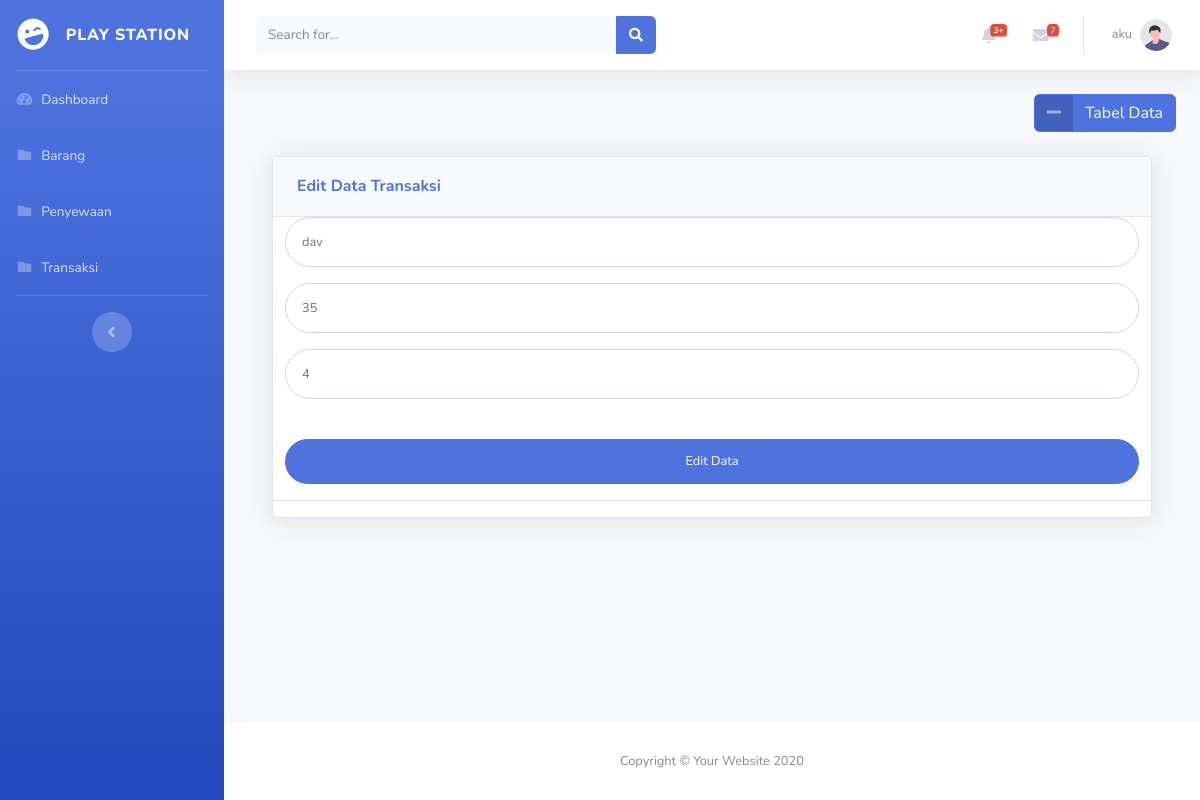
/views/edit_transaksi.php?id=14 (signed in), run on the app's committed database.
### tables this page shows
CREATE TABLE `transaksi` (
  `id` int(11) NOT NULL,
  `tanggal` date NOT NULL,
  `nama_penyewa` varchar(150) NOT NULL,
  `jenis_playstation` varchar(150) NOT NULL,
  `jumlah_biling` int(11) NOT NULL,
  `harga` int(100) NOT NULL
);

### controllers/c_koneksi.php (called while the page is built)
<?php
    class c_koneksi{
        public function conn(){
             $conn = mysqli_connect('localhost', 'root','','playstation');
             if (!$conn){
                die("koneksi gagal:" . mysqli_connect_error());
             }else{
                return $conn;
             }
        }
    }
?>

### controllers/c_transaksi.php (called while the page is built, shortened)
<?php
include_once "c_koneksi.php";
class c_transaksi
{
    public function edit($id)
    {
        $conn = new c_koneksi();
        $query = "SELECT * FROM transaksi WHERE id = $id";
        $data = mysqli_query($conn->conn(), $query);
        while ($row = mysqli_fetch_object($data)) {
            $rows[] = $row;
        }
        return $rows;
    }
}

### views/edit_transaksi.php (the view, shortened to what this page needs)
<?php
include "../controllers/c_transaksi.php";
$transaksi = new c_transaksi();
$data = $_SESSION['data'];
$nama = $_SESSION['nama'] = $data['nama'];
include_once "template/header.php";
include_once "template/sidebar.php";
?>
<div id="content-wrapper" class="d-flex flex-column">
    <div id="content">
        <nav class="navbar navbar-expand navbar-light bg-white topbar mb-4 static-top shadow">
            <form class="d-none d-sm-inline-block form-inline mr-auto ml-md-3 my-2 my-md-0 mw-100 navbar-search">
                <div class="input-group">
                    <input type="text" class="form-control bg-light border-0 small" placeholder="Search for..." aria-label="Search" aria-describedby="basic-addon2">
                    <div class="input-group-append">
                        <button class="btn btn-primary" type="button">
                            <i class="fas fa-search fa-sm"></i>
                        </button>
                    </div>
                </div>
            </form>
            <ul class="navbar-nav ml-auto">
                <li class="nav-item dropdown no-arrow mx-1">
                    <a class="nav-link dropdown-toggle" href="#" id="alertsDropdown" role="button" data-toggle="dropdown" aria-haspopup="true" aria-expanded="false">
                        <i class="fas fa-bell fa-fw"></i>
                        <span class="badge badge-danger badge-counter">3+</span>
                    </a>
                </li>
                <li class="nav-item dropdown no-arrow mx-1">
                    <a class="nav-link dropdown-toggle" href="#" id="messagesDropdown" role="button" data-toggle="dropdown" aria-haspopup="true" aria-expanded="false">
                        <i class="fas fa-envelope fa-fw"></i>
                        <span class="badge badge-danger badge-counter">7</span>
                    </a>
                </li>
                <li class="nav-item dropdown no-arrow">
                    <a class="nav-link dropdown-toggle" href="#" id="userDropdown" role="button" data-toggle="dropdown" aria-haspopup="true" aria-expanded="false">
                        <span class="mr-2 d-none d-lg-inline text-gray-600 small"><?= $nama; ?></span>
                        <img class="img-profile rounded-circle" src="img/undraw_profile.svg">
                    </a>
                </li>
            </ul>
        </nav>
        <div class="container-fluid">
            <div style="text-align: right;">
                <a href="transaksi.php" class="btn btn-primary btn-icon-split">
                    <span class="icon text-white-50">
                        <i class="fas fa-minus"></i>
                    </span>
                    <span class="text">Tabel Data</span>
                </a>
            </div>
            <br>
            <div class="container-fluid">
                <div class="card shadow mb-4">
                    <div class="card-header py-3">
                        <h6 class="m-1 font-weight-bold text-primary">Edit Data Transaksi</h6>
                    </div>
                    <?php foreach($transaksi->edit($_GET["id"]) as $edit) : ?>
                    <form class="user" action="../routers/r_transaksi.php?aksi=edit" method="post" enctype="multipart/form-data">
                        <div class="col-sm-12 mb-3 mb-sm-0">
                            <div class="form-group ">
                                <input type="text" class="form-control form-control-user" id="exampleInputEmail" aria-describedby="emailHelp" placeholder="Nama Penyewa" name="nama_penyewa" value="<?= $edit->nama_penyewa ?>">
                            </div>
                            <div class="form-group">
                                <input type="text" class="form-control form-control-user" id="exampleInputPassword" placeholder="Jenis Playstation" name="jenis_playstation"  value="<?= $edit->jenis_playstation ?>">
                            </div>
                            <div class="form-group">
                                <input type="text" class="form-control form-control-user" id="exampleInputPassword" placeholder="Jumlah Biling" name="jumlah_biling" value="<?= $edit->jumlah_biling ?>">
                            </div>
                            <br>
                            <button type="submit" class="btn btn-primary btn-user btn-block">Edit Data</button>
                        </div>
                        <hr>
                    </form>
                    <?php endforeach; ?>
                </div>
            </div>
        </div>
    </div>
    <footer class="sticky-footer bg-white">
        <div class="container my-auto">
            <div class="copyright text-center my-auto">
                <span>Copyright &copy; Your Website 2020</span>
            </div>
        </div>
    </footer>
</div>
</div>
<?php include_once "template/footer.php" ?>

### data on the page
transaksi: nama_penyewa "dav", jenis_playstation "35", jumlah_biling "4"

### other printed values
$nama "aku"
